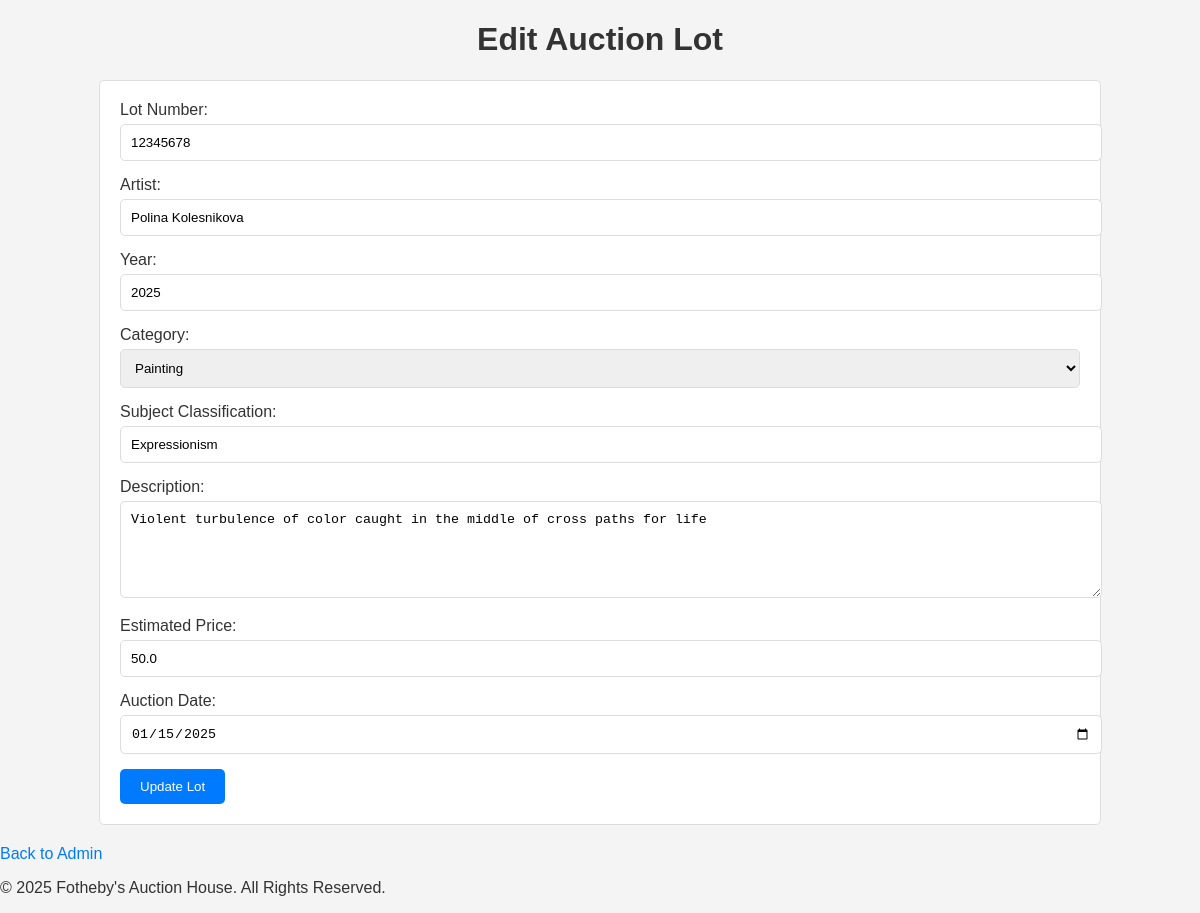
Screenshot of /edit/6 (signed in) with the database file from the repository.
### app.py (models this page shows)
class AuctionLot(db.Model):
    id = db.Column(db.Integer, primary_key=True)
    lot_number = db.Column(db.String(10), nullable=False)
    artist = db.Column(db.String(100), nullable=False)
    year = db.Column(db.Integer, nullable=False)
    category = db.Column(db.String(100), nullable=False)
    subject_classification = db.Column(db.String(100), nullable=False)
    description = db.Column(db.Text, nullable=False)
    estimated_price = db.Column(db.Float, nullable=False)
    auction_date = db.Column(db.DateTime, nullable=False)
    archived = db.Column(db.Boolean, default=False)

### app.py (the view, shortened to what this page needs)
@app.route('/edit/<int:lot_id>', methods=['GET', 'POST'])
def edit(lot_id):
    if 'user' not in session:
        return redirect(url_for('login'))
    lot = AuctionLot.query.get_or_404(lot_id)
    return render_template('edit_lot.html', lot=lot)

### templates/edit_lot.html (shortened to what this page needs)
<!DOCTYPE html>
<html lang="en">
<head>
    <link rel="stylesheet" href="/static/css/styles.css">
</head>
<body>
    <header>
        <h1>Edit Auction Lot</h1>
    </header>
    <main>
        <form action="/edit/{{ lot.id }}" method="POST">
            <label for="lot_number">Lot Number:</label>
            <input type="text" id="lot_number" name="lot_number" value="{{ lot.lot_number }}" required>
            <label for="artist">Artist:</label>
            <input type="text" id="artist" name="artist" value="{{ lot.artist }}" required>
            <label for="year">Year:</label>
            <input type="number" id="year" name="year" value="{{ lot.year }}" required>
            <label for="category">Category:</label>
            <select id="category" name="category" required>
                <option value="Painting" {% if lot.category == 'Painting' %}selected{% endif %}>Painting</option>
            </select>
            <label for="subject_classification">Subject Classification:</label>
            <input type="text" id="subject_classification" name="subject_classification" value="{{ lot.subject_classification }}" required>
            <label for="description">Description:</label>
            <textarea id="description" name="description" rows="5" required>{{ lot.description }}</textarea>
            <label for="estimated_price">Estimated Price:</label>
            <input type="number" step="0.01" id="estimated_price" name="estimated_price" value="{{ lot.estimated_price }}" required>
            <label for="auction_date">Auction Date:</label>
            <input type="date" id="auction_date" name="auction_date" value="{{ lot.auction_date.strftime('%Y-%m-%d') if lot.auction_date else '' }}">
            <button type="submit">Update Lot</button>
        </form>
        <a href="/admin">Back to Admin</a>
    </main>
    <footer>
        <p>&copy; 2025 Fotheby's Auction House. All Rights Reserved.</p>
    </footer>
</body>
</html>

### static/css/styles.css (style rules this page uses)
body { font-family: Arial, sans-serif; margin: 0; padding: 0; background-color: #f4f4f4; color: #333; }
h1, h2 { text-align: center; }
a { color: #007bff; text-decoration: none; }
form { margin: 20px auto; padding: 20px; background: #fff; border: 1px solid #ddd; border-radius: 5px; width: 80%; }
form label { display: block; margin-bottom: 5px; }
form input, form select, form textarea { width: 100%; margin-bottom: 15px; padding: 10px; border: 1px solid #ddd; border-radius: 5px; }
form button { padding: 10px 20px; background: #007bff; color: #fff; border: none; border-radius: 5px; cursor: pointer; }

### rows the page displays
AuctionLot: lot_number "12345678", artist "Polina Kolesnikova", year "2025", category "Painting", subject_classification "Expressionism", description "Violent turbulence of color caught in the middle of cross paths for life", estimated_price "50.0", auction_date "01/15/2025"
